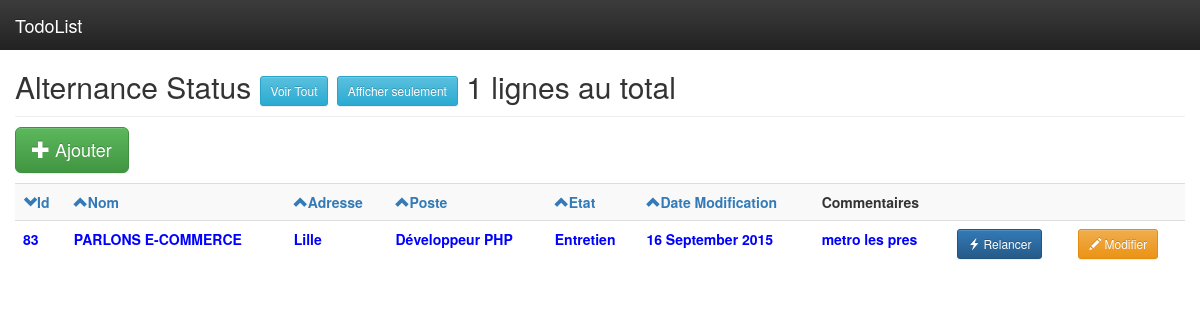
/index.php?only=2, run on the app's committed database.
### tables this page shows
CREATE TABLE IF NOT EXISTS `sheet` (
  `id` int(10) NOT NULL,
  `nom` varchar(40) DEFAULT NULL,
  `adresse` varchar(255) DEFAULT NULL,
  `poste` varchar(40) DEFAULT NULL,
  `etat` varchar(40) DEFAULT NULL,
  `date_modif` date DEFAULT NULL,
  `commentaires` varchar(255) DEFAULT NULL
);

### init.php (called while the page is built, shortened)
<?php
require("startBdd.php");
$tri = "";
$order = "";
if (isset($_GET['tri']) && isset($_GET['order'])) {
	$tri = $_GET['tri'];
	if ($_GET['order'] == 0) {
		$order = "ASC";
	} else {
		$order = "DESC";
	}
} else {
	$tri = "id";
	$order = "";
}
$reponse = $bdd->query("SELECT * FROM sheet ORDER BY " . $tri . " " . $order);
if (isset($_GET['only'])) {
	switch($_GET['only']) {
		case '2':
			$only = 'Entretien';
		break;
	}
	$reponse = $bdd->query('SELECT * FROM sheet WHERE etat="' . $only . '"');
}
$donnees = $reponse->fetchAll();
$count = $reponse->rowCount();

### sheet.php (shortened to what this page needs)
<div class="">
	<h2 class="sub-header">
		Alternance Status
		<a href="index.php"><button class="btn btn-sm btn-info" role="button">Voir Tout</button></a>
		<span class="dropdown">
			<button class="btn btn-sm btn-info dropdown-toggle" aria-expanded="false" aria-haspopup="true" role="button" data-toggle="dropdown" href="#">Afficher seulement</button>
		</span>
		<span><?php echo $count . " lignes au total"; ?></span>
	</h2>
	<p>
		<button class="btn btn-lg btn-success" role="button" data-toggle="collapse" data-target="#add">
			<span id="a" class="glyphicon glyphicon-plus"></span>
			Ajouter
		</button>
	</p>
	<table class="table table-striped">
		<tr>
			<th><a id='triid' href="
			<?php
			if (isset($_GET['tri']) && isset($_GET['order'])) {
				trier("id", $_GET['order']);
			} else {
				echo "index.php?tri=id&order=1";
			}
			?>
			"><span id='col_id' class="glyphicon glyphicon-chevron-down"></span>Id</a></th>
			<th><a id='trinom' href="
			<?php
			if (isset($_GET['tri']) && isset($_GET['order'])) {
				trier("nom", $_GET['order']);
			} else {
				echo "index.php?tri=nom&order=1";
			}
			?>
			"><span id='col_nom' class="glyphicon glyphicon-chevron-up"></span>Nom</a></th>
			<th><a id='triadresse' href="
			<?php
			if (isset($_GET['tri']) && isset($_GET['order'])) {
				trier("adresse", $_GET['order']);
			} else {
				echo "index.php?tri=adresse&order=1";
			}
			?>
			"><span id='col_adr' class="glyphicon glyphicon-chevron-up"></span>Adresse</a></th>
			<th><a id='triposte' href="
			<?php
			if (isset($_GET['tri']) && isset($_GET['order'])) {
				trier("poste", $_GET['order']);
			} else {
				echo "index.php?tri=poste&order=1";
			}
			?>
			"><span id='col_poste' class="glyphicon glyphicon-chevron-up"></span>Poste</a></th>
			<th><a id='trietat' href="
			<?php
			if (isset($_GET['tri']) && isset($_GET['order'])) {
				trier("etat", $_GET['order']);
			} else {
				echo "index.php?tri=etat&order=1";
			}
			?>
			"><span id='col_etat' class="glyphicon glyphicon-chevron-up"></span>Etat</a></th>
			<th><a id='tridate' href="
			<?php
			if (isset($_GET['tri']) && isset($_GET['order'])) {
				trier("date_modif", $_GET['order']);
			} else {
				echo "index.php?tri=date_modif&order=1";
			}
			?>
			"><span id='col_date' class="glyphicon glyphicon-chevron-up"></span>Date Modification</a></th>
			<th>Commentaires</th>
			<th></th>
			<th></th>
		</tr>
		<?php
		foreach ($donnees as $data) {
		?>
			<tr class="trs">
				<td><?php echo $data['id']; ?></td>
				<td><?php echo $data['nom']; ?></td>
				<td><?php echo $data['adresse']; ?></td>
				<td><?php echo $data['poste']; ?></td>
				<td class="tds"><?php echo $data['etat']; ?></td>
				<td><?php echo utf8_encode(strftime("%d %B %Y", strtotime($data['date_modif']))); ?></td>
				<td><?php echo $data['commentaires']; ?></td>
				<td>
					<a class="btn btn-sm btn-primary" href="relancerAjax.php?id='<?php echo $data['id']; ?>'">
						<span class="glyphicon glyphicon-flash"></span>
						Relancer
					</a>
				</td>
				<td>
					<a class="btn btn-sm btn-warning" data-toggle="modal" data-target="<?php echo '#' . $data['id']; ?>">
						<span class="glyphicon glyphicon-pencil"></span>
						Modifier
					</a>
				</td>
			</tr>
		<?php
		}
		?>
	</table>
</div>

### data on the page
sheet: id "83", nom "PARLONS E-COMMERCE", adresse "Lille", poste "Développeur PHP", etat "Entretien", date_modif "16 September 2015", commentaires "metro les pres"

### other printed values
$count "1"
